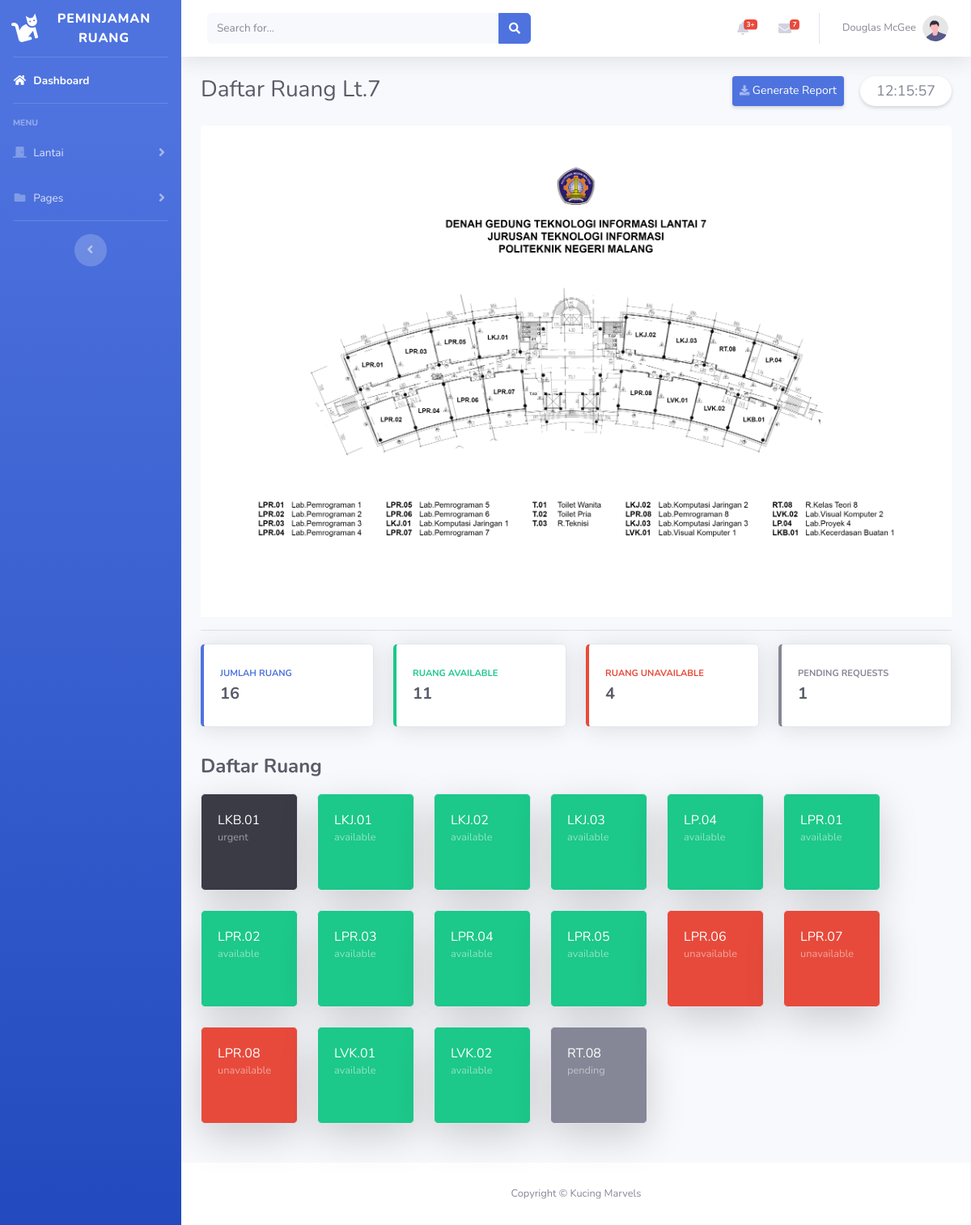
Page /bootstrap/Dashboard.php on the earlier database version.
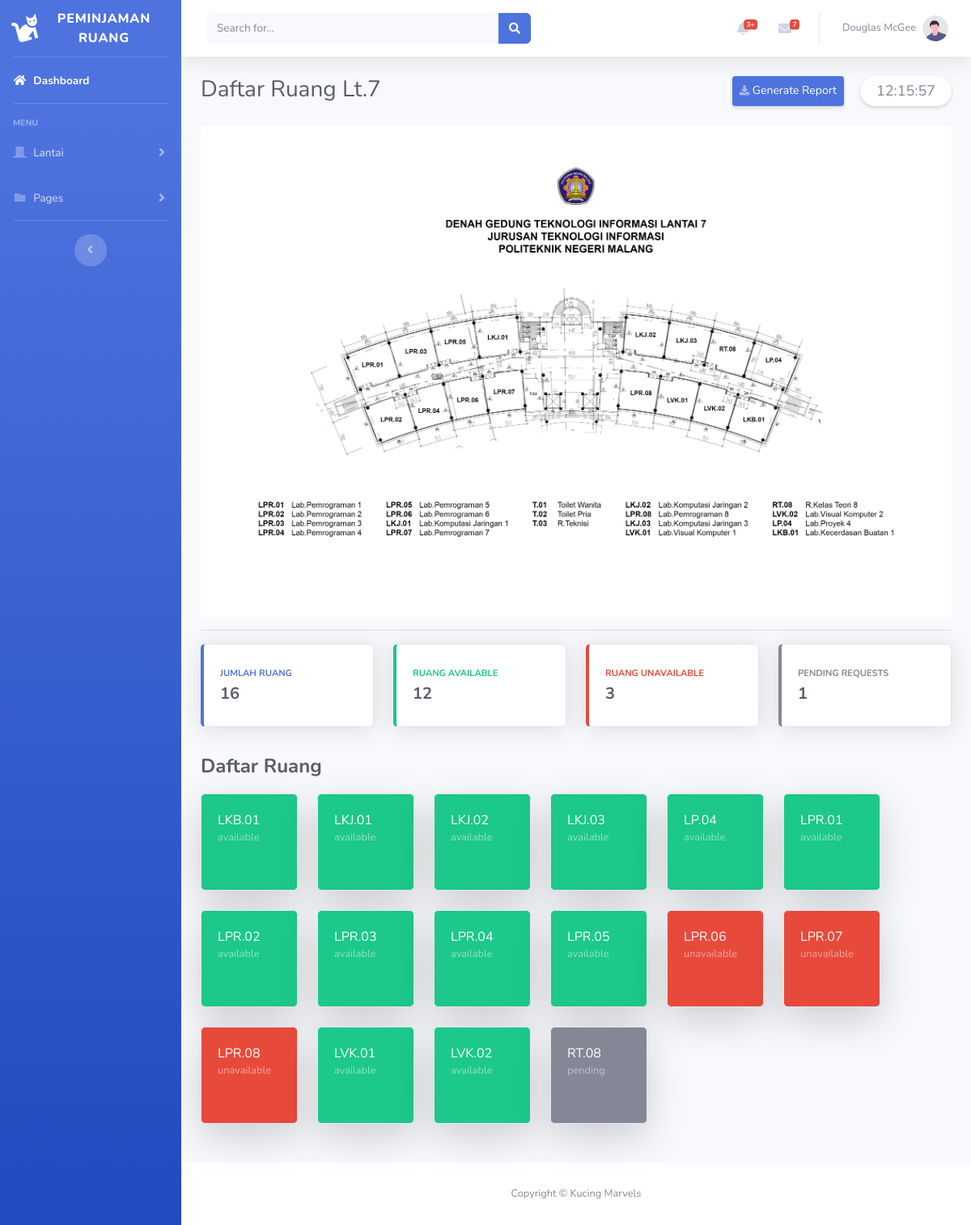
Same page on the later database version.
### tables this page shows
CREATE TABLE `ruang` (
  `id_ruang` varchar(11) NOT NULL,
  `nama_ruang` varchar(50) NOT NULL,
  `keterangan` varchar(500) NOT NULL,
  `status` enum('available','unavailable','pending','urgent') NOT NULL,
  `lantai` int(11) NOT NULL
);

### bootstrap/Dashboard.php (the view, shortened to what this page needs)
<!DOCTYPE html>
<html lang="en">
<head>
    <link href="vendor/fontawesome-free/css/all.min.css" rel="stylesheet" type="text/css">
    <link href="css/sb-admin-2.min.css" rel="stylesheet">
</head>
<body id="page-top">
    <?php
    include('php/koneksi.php');
    ?>
    <div id="wrapper">
        <ul class="navbar-nav bg-gradient-primary sidebar sidebar-dark accordion " id="accordionSidebar">
            <a class="sidebar-brand d-flex align-items-center justify-content-center" href="Dashboard.php">
                <div class="sidebar-brand-icon rotate-n-15">
                    <i class="fas fa-cat"></i>
                </div>
                <div class="sidebar-brand-text mx-3">Peminjaman Ruang</div>
            </a>
            <hr class="sidebar-divider my-0">
            <li class="nav-item active">
                <a class="nav-link" href="Dashboard.php">
                    <i class="fas fa-fw fa-home"></i>
                    <span>Dashboard</span></a>
            </li>
            <hr class="sidebar-divider">
            <div class="sidebar-heading">
                Menu
            </div>
            <li class="nav-item">
                <a class="nav-link collapsed" href="#" data-toggle="collapse" data-target="#collapseTwo" aria-expanded="true" aria-controls="collapseTwo">
                    <i class="fas fa-fw fa-door-closed"></i>
                    <span>Lantai</span>
                </a>
            </li>
            <li class="nav-item">
                <a class="nav-link collapsed" href="#" data-toggle="collapse" data-target="#collapsePages" aria-expanded="true" aria-controls="collapsePages">
                    <i class="fas fa-fw fa-folder"></i>
                    <span>Pages</span>
                </a>
            </li>
            <hr class="sidebar-divider d-none d-md-block">
            <div class="text-center d-none d-md-inline">
                <button class="rounded-circle border-0" id="sidebarToggle"></button>
            </div>
        </ul>
        <div id="content-wrapper" class="d-flex flex-column">
            <div id="content">
                <nav class="navbar navbar-expand navbar-light bg-white topbar mb-4 static-top shadow">
                    <form class="d-none d-sm-inline-block form-inline mr-auto ml-md-3 my-2 my-md-0 mw-100 navbar-search" method="GET" action="">
                        <div class="input-group">
                            <input type="text" name="search" class="form-control bg-light border-0 small" placeholder="Search for..." aria-label="Search" aria-describedby="basic-addon2">
                            <div class="input-group-append">
                                <button class="btn btn-primary" type="submit">
                                    <i class="fas fa-search fa-sm"></i>
                                </button>
                            </div>
                        </div>
                    </form>
                    <ul class="navbar-nav ml-auto">
                        <li class="nav-item dropdown no-arrow mx-1">
                            <a class="nav-link dropdown-toggle" href="#" id="alertsDropdown" role="button" data-toggle="dropdown" aria-haspopup="true" aria-expanded="false">
                                <i class="fas fa-bell fa-fw"></i>
                                <span class="badge badge-danger badge-counter">3+</span>
                            </a>
                        </li>
                        <li class="nav-item dropdown no-arrow mx-1">
                            <a class="nav-link dropdown-toggle" href="#" id="messagesDropdown" role="button" data-toggle="dropdown" aria-haspopup="true" aria-expanded="false">
                                <i class="fas fa-envelope fa-fw"></i>
                                <span class="badge badge-danger badge-counter">7</span>
                            </a>
                        </li>
                        <li class="nav-item dropdown no-arrow">
                            <a class="nav-link dropdown-toggle" href="#" id="userDropdown" role="button" data-toggle="dropdown" aria-haspopup="true" aria-expanded="false">
                                <span class="mr-2 d-none d-lg-inline text-gray-600 small">Douglas McGee</span>
                                <img class="img-profile rounded-circle" src="img/undraw_profile.svg">
                            </a>
                        </li>
                    </ul>
                </nav>
                <div class="container-fluid">
                    <div>
                        <div class="row">
                            <div class="col-sm-6 mb-4">
                                <h1 class="h3 mb-0 text-gray-800">Daftar Ruang Lt.7</h1>
                            </div>
                            <div class="col-sm-6 mb-4 text-right d-flex justify-content-end">
                                <a href="#" class="d-none d-sm-inline-block btn btn-sm btn-primary shadow-sm"><i class="fas fa-download fa-sm text-white-50" style="padding-top: 7px"></i>
                                    Generate Report</a>
                                <div class="clock-container shadow-sm" style="margin-left: 20px;padding: 5px 20px; border-radius: 20px; background-color: rgb(255, 255, 255); cursor:default">
                                    <div id="clock"></div>
                                </div>
                            </div>
                        </div>
                    </div>
                        <?php
                        include('php/search.php');
                        ?>
                    <div>
                        <img src="img/DENAH GEDUNG 7 NEW.png" class="card-img-top img-fluid" alt="">
                    </div>
                    <hr>
                    <div class="row">
                        <div class="col-xl-3 col-md-6 mb-4" style="cursor: default;">
                            <div class="card border-left-primary shadow h-100 py-2">
                                <div class="card-body">
                                    <div class="row no-gutters align-items-center">
                                        <div class="col mr-2">
                                            <div class="text-xs font-weight-bold text-primary text-uppercase mb-1">
                                                Jumlah Ruang</div>
                                            <div class="h5 mb-0 font-weight-bold text-gray-800">
                                                <?php
                                                $queryCountJumlahRuang = "SELECT COUNT(id_ruang) AS jmlRuang FROM ruang WHERE lantai=7";
                                                $resultJumlahRuang = mysqli_query($koneksi, $queryCountJumlahRuang);
                                                while ($count = mysqli_fetch_array($resultJumlahRuang)) {
                                                    $jumlahRuang = $count["jmlRuang"];
                                                    echo $jumlahRuang;
                                                }
                                                ?>
                                            </div>
                                        </div>
                                    </div>
                                </div>
                            </div>
                        </div>
                        <div class="col-xl-3 col-md-6 mb-4" style="cursor: default;">
                            <div class="card border-left-success shadow h-100 py-2">
                                <div class="card-body">
                                    <div class="row no-gutters align-items-center">
                                        <div class="col mr-2">
                                            <div class="text-xs font-weight-bold text-success text-uppercase mb-1">
                                                Ruang Available</div>
                                            <div class="h5 mb-0 font-weight-bold text-gray-800">
                                                <?php
                                                $queryCountRuangAvail = "SELECT COUNT(id_ruang) AS jmlRuangAvail FROM ruang WHERE lantai=7 AND status='available'";
                                                $resultJumlahRuangAvail = mysqli_query($koneksi, $queryCountRuangAvail);
                                                while ($countRA = mysqli_fetch_array($resultJumlahRuangAvail)) {
                                                    $jumlahRA = $countRA["jmlRuangAvail"];
                                                    echo $jumlahRA;
                                                }
                                                ?>
                                            </div>
                                        </div>
                                    </div>
                                </div>
                            </div>
                        </div>
                        <div class="col-xl-3 col-md-6 mb-4" style="cursor: default;">
                            <div class="card border-left-danger shadow h-100 py-2">
                                <div class="card-body">
                                    <div class="row no-gutters align-items-center">
                                        <div class="col mr-2">
                                            <div class="text-xs font-weight-bold text-danger text-uppercase mb-1">Ruang
                                                Unavailable</div>
                                            <div class="h5 mb-0 font-weight-bold text-gray-800">
                                                <?php
                                                $queryCountRuangUnavail = "SELECT COUNT(id_ruang) AS jmlRuangUnavail FROM ruang WHERE lantai=7 AND (status='unavailable' OR status='urgent')";
                                                $resultJumlahRuangUnavail = mysqli_query($koneksi, $queryCountRuangUnavail);
                                                while ($countRU = mysqli_fetch_array($resultJumlahRuangUnavail)) {
                                                    $jumlahRU = $countRU["jmlRuangUnavail"];
                                                    echo $jumlahRU;
                                                }
                                                ?>
                                            </div>
                                        </div>
                                    </div>
                                </div>
                            </div>
                        </div>
                        <div class="col-xl-3 col-md-6 mb-4" style="cursor: default;">
                            <div class="card border-left-secondary shadow h-100 py-2">
                                <div class="card-body">
                                    <div class="row no-gutters align-items-center">
                                        <div class="col mr-2">
                                            <div class="text-xs font-weight-bold text-secondary text-uppercase mb-1">
                                                Pending Requests</div>
                                            <div class="h5 mb-0 font-weight-bold text-gray-800">
                                                <?php
                                                $queryCountRuangPending = "SELECT COUNT(id_ruang) AS jmlRuangPend FROM ruang WHERE lantai=7 AND status='pending'";
                                                $resultJumlahRuangPending = mysqli_query($koneksi, $queryCountRuangPending);
                                                while ($countP = mysqli_fetch_array($resultJumlahRuangPending)) {
                                                    $jumlahP = $countP["jmlRuangPend"];
                                                    echo $jumlahP;
                                                }
                                                ?>
                                            </div>
                                        </div>
                                    </div>
                                </div>
                            </div>
                        </div>
                    </div>
                    <div class="h4 font-weight-bold text-gray-800" style="margin: 10px 0px 20px 0px;">
                        Daftar Ruang
                    </div>
                    <div class="row">
                        <?php
                        $query = "SELECT nama_ruang,status FROM ruang WHERE lantai = 7 order by nama_ruang asc";
                        $result = mysqli_query($koneksi, $query);
                        if (mysqli_num_rows($result) > 0) {
                            while ($row = mysqli_fetch_array($result)) {
                                $status = $row["status"];
                                switch ($status) {
                                    case 'available':
                                        $bg_color = 'bg-success';
                                        break;
                                    case 'unavailable':
                                        $bg_color = 'bg-danger';
                                        break;
                                    case 'pending':
                                        $bg_color = 'bg-secondary';
                                        break;
                                    case 'urgent':
                                        $bg_color = 'bg-gray-900';
                                        break;
                                }
                                echo '<div class="col-auto mb-4">' .
                                    '<div class="card ' . $bg_color . ' text-white shadow-lg" style="width: 120px; height: 120px; cursor: pointer;" onclick="cardClicked()">' .
                                    '<div class="card-body">' .
                                    $row["nama_ruang"] .
                                    '<div class="text-white-50 small">' . $row["status"] . '</div>' .
                                    '</div>' .
                                    '</div>' .
                                    '</div>';
                            }
                        }
                        ?>
                    </div>
                </div>
                <?php
                include('php/footer.php');
                ?>
            </div>
        </div>
</body>
</html>

### bootstrap/php/footer.php
<footer class="sticky-footer bg-white">
    <div class="container my-auto">
        <div class="copyright text-center my-auto">
            <span>Copyright &copy; Kucing Marvels</span>
        </div>
    </div>
</footer>

### bootstrap/Dashboard.php (style rules this page uses)
.clock-container { font-size: 18px; margin-top: auto; }

Differences in the rows shown:
changed ruang "LKB.01": status "urgent" → "available"
Other differences:
new list line: "12"
new list line: "3"
list line gone: "11"
list line gone: "4"
